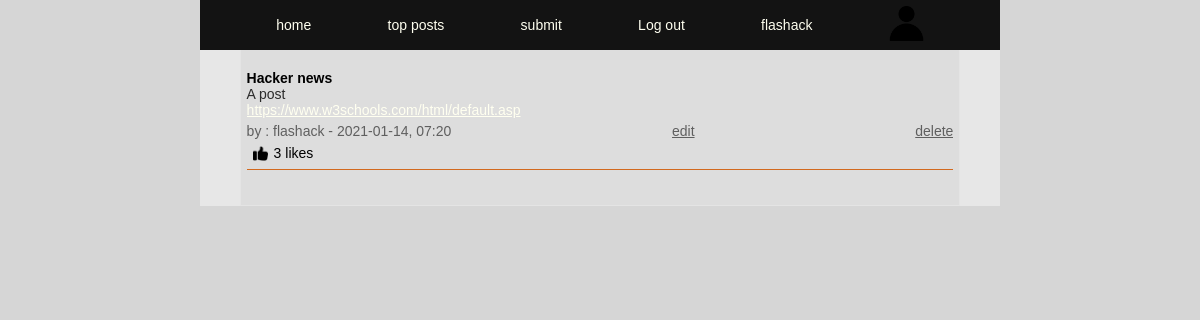
The page /posts.php (signed in) on the database its author committed.
### tables this page shows
CREATE TABLE posts (
id INTEGER PRIMARY KEY AUTOINCREMENT,
title TEXT,
user_id INTEGER,
url TEXT,
description TEXT,
post_date DATETIME);

### app/functions.php (called while the page is built, shortened)
<?php
function getLikes($pdo, $postId)
{
    $query = "SELECT COUNT(*) FROM upvotes WHERE post_id = :post_id";
    $statement = $pdo->prepare($query);
    $statement->bindParam(':post_id', $postId, PDO::PARAM_STR);
    $statement->execute();
    $likeCount = $statement->fetch(PDO::FETCH_ASSOC);
    return $likeCount;
}
function likeCheck($pdo, $likePostId, $userId)
{
    $query = "SELECT COUNT(*) FROM upvotes WHERE post_id = :post_id AND user_id = :user_id";
    $statement = $pdo->prepare($query);
    $statement->bindParam(':post_id', $likePostId, PDO::PARAM_STR);
    $statement->bindParam(':user_id', $userId, PDO::PARAM_STR);
    $statement->execute();
    $likeCheck = $statement->fetch(PDO::FETCH_ASSOC);
}
function getUserPosts($pdo, $userId)
{
    $statement = $pdo->prepare("SELECT * FROM posts WHERE user_id = :user_id");
    $statement->BindParam(':user_id', $userId, PDO::PARAM_STR);
    $statement->execute();
    $posts = $statement->fetchAll(PDO::FETCH_ASSOC);
    return $posts;
}
function getRandomKey($keyLength = 10)
{
    $characters = '0123456789abcdefghijklmnopqrstuvwxyzABCDEFGHIJKLMNOPQRSTUVWXYZ';
    $charactersLength = strlen($characters);
    $randomKey = '';
    for ($i = 0; $i < $keyLength; $i++) {
        $randomKey .= $characters[rand(0, $charactersLength - 1)];
    }
    return $randomKey;
}

### posts.php (the view, shortened to what this page needs)
<?php
require __DIR__ . ('/app/autoload.php');
require __DIR__ . ('/app/views/header.php');
require __DIR__ . ('/app/views/nav.php');
if (isset($_SESSION['user'])) {
    $userId = $_SESSION['user']['id'];
}
$posts = getUserPosts($pdo, $userId);
$keyLength = 15;
$randomKey = getRandomKey($keyLength);
?>
<main>
    <section>
        <article class="index-container">
            <?php foreach ($posts as $post) : ?>
                <?php $postId = $post['id']; ?>
                <?php $likeCount = getLikes($pdo, $postId); ?>
                <?php $likeCheck = likeCheck($pdo, $postId, $userId); ?>
                <div class="index-title">
                    <h4> <?= $post['title']; ?> </h4>
                </div>
                <div class="index-description">
                    <p><?= $post['description'] ?></p>
                </div>
                <div class="index-url">
                    <a href="<?= $post['url']; ?>"><?= $post['url']; ?></a>
                </div>
                <div class="index-poster-info">
                    <p><?= "by : " . $_SESSION['user']['username'] . " - " . $post['post_date']; ?></p>
                    <a href="<?= '/post-update.php?postid=' . $post['id'] . '&&updatekey=' . "$randomKey"; ?>">edit</a>
                    <a href="<?= "/app/posts/postdelete.php?postid=" . $post['id'] . '&&updatekey=' .  "$randomKey"; ?>"> delete</a>
                </div>
                <div class="index-poster-likes">
                    <?php if (isset($_SESSION['user'])) : ?>
                        <?php if (isset($likeCheck)) : ?>
                            <form action="/app/posts/dislike.php" method="post">
                                <label for="dislike"></label>
                                <input type="hidden" name="dislike" id="post_id" value="<?= $post['id']; ?>">
                                <button type="submit"><img src="/app/images/dislike.png" height="15px" width="15px" alt=""></button>
                            </form>
                        <?php elseif (!$likeCheck) : ?>
                            <form action="/app/posts/like.php" method="post">
                                <button type="submit"><img src="/app/images/likes.png" height=15px width="15px" alt=""></button>
                            </form>
                        <?php endif; ?>
                    <?php endif; ?>
                    <?= $likeCount['COUNT(*)'] . ' likes ' ?>
                </div>
            <?php endforeach; ?>
        </article>
    </section>
</main>

### app/assets/style.css (style rules this page uses)
* { box-sizing: border-box; margin: 0; font-family: Verdana, Geneva, Tahoma, sans-serif, Arial, Teko-regular; font-size: 14px; }
body { width: 100%; display: flex; justify-content: center; min-height: 100vh; width: 100%; position: absolute; margin-left: auto; margin-right: auto; background-color: rgb(214, 214, 214); }
a { color :ivory; }
main { display: flex; justify-content: center; height: 100%; width: 100%; background-color: #4e463a; max-width: 800px; }
section { display: flex; justify-content: center; width: 100% ; max-width: 800px; min-height:100% ; margin-top: 50px; background-color: rgb(231, 231, 231); flex-wrap: wrap; }

### app/assets/index.css (style rules this page uses)
.index-container { display: flex; width: 90%; height:auto; flex-wrap: wrap; background-color: rgb(221, 221, 221); border: 1px solid rgb(228, 228, 228); border-top: none; padding: 0.4rem ; padding-bottom: 2.5rem; }
.index-title { height : auto; width: 100%; margin-top: 1rem; }
.index-description { height : auto; word-break: break-all; width:90%; font-size: 16px; color: rgb(43, 43, 43); }
.index-url { width: 80%; overflow: hidden; text-overflow: ellipsis; white-space: nowrap; }
.index-poster-info { padding:0.4rem 0 0.4rem; display: flex; justify-content: space-between; height: auto; width: 100%; font-size: 14px; color: rgb(95, 95, 95); }
.index-poster-info a { color: rgb(95, 95, 95); overflow: hidden; text-overflow: ellipsis; white-space: nowrap; }
.index-poster-likes { display: flex; justify-content: flex-start; width: 100%; background-color: rgb(221, 221, 221); border: none; border-bottom: solid 1px chocolate; }
.index-poster-likes button { border: none; background-color: rgb(221, 221, 221); padding-bottom: 0.4rem; }

### rows shown on the page
posts: title "Hacker news", description "A post", url "https://www.w3schools.com/html/default.asp", post_date "2021-01-14, 07:20", COUNT "3"

### other values the page prints
$_SESSION['user']['username'] "flashack"
